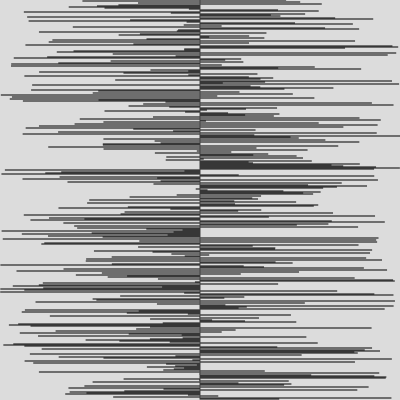
Frame 1 (no input)
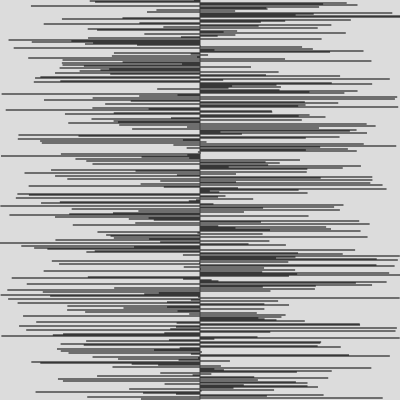
Frame 2 (the mouse pressed at the canvas centre, redrawn once)

The p5.js sketch that drew these frames (run headless with seeded random() and noise() and a simulated clock; the mouse was pressed at the canvas centre and the sketch redrawn once):

// p5.js sketch
// ── sketch.js
function setup() {
  createCanvas(400, 400);
}

function draw() {
  background(220);
  
for (let i = 0; i < 400; i++) {
  let r = random(-200, 200);
  line(200, i, 200 + r, i);
  noLoop();
}
  }
  
